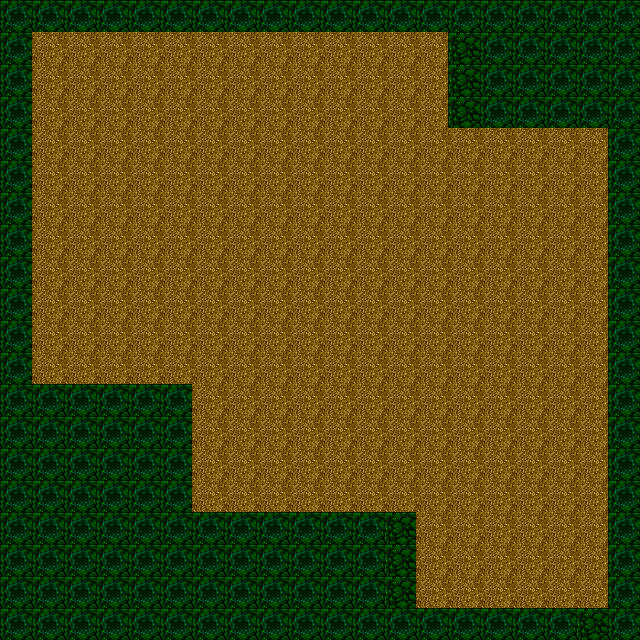

A 2D game scene composited from a Tiled map and its tileset images. What follows is a short description and the map's XML, with each tile layer's data collapsed to a summary:
An orthogonal 20x20 tile map with 32x32 px tiles, 1 tile layer (canvas) and 106 objects.

<map version="1.0" orientation="orthogonal" width="20" height="20" tilewidth="32" tileheight="32">
 <properties>
  <property name="goalX" value="16" />
  <property name="goalY" value="17" />
  <property name="spawnX" value="2" />
  <property name="spawnY" value="2" />
 </properties>
 <tileset firstgid="1" name="dungeon" tilewidth="32" tileheight="32">
  <image source="DungeonCrawl_ProjectUtumnoTileset.png" width="2048" height="1536" />
 </tileset>
 <layer name="canvas" width="20" height="20">
  <data>[400 cells, 400 non-empty, 3 distinct tile ids]</data>
 </layer>
 <objectgroup name="action" width="20" height="20">
  <object gid="752" x="544" y="544" />
  <object gid="750" x="480" y="544" />
  <object gid="732" x="512" y="544" />
  <object gid="11" x="384" y="96">
   <properties>
    <property name="blocked" value="false" />
    <property name="id" value="15" />
    <property name="onEnter" value="r6:disappear" />
    <property name="onExit" value="r6:toggle" />
   </properties>
  </object>
  <object gid="2987" x="224" y="480">
   <properties>
    <property name="blocked" value="false" />
    <property name="id" value="17" />
    <property name="moveable" value="false" />
    <property name="onActivate" value="l16:disappear,l18:appear" />
   </properties>
  </object>
 </objectgroup>
 <objectgroup name="object" width="20" height="20">
  <object gid="855" x="448" y="160" />
  <object gid="855" x="480" y="160" />
  <object gid="855" x="512" y="160" />
  <object gid="855" x="544" y="160" />
  <object gid="855" x="576" y="160" />
  <object gid="1193" x="448" y="160" />
  <object gid="1193" x="480" y="160" />
  <object gid="1193" x="512" y="160" />
  <object gid="1193" x="544" y="160" />
  <object gid="1193" x="576" y="160" />
  <object gid="1193" x="576" y="192" />
  <object gid="1193" x="576" y="224" />
  <object gid="1193" x="576" y="288" />
  <object gid="1193" x="576" y="256" />
  <object gid="1193" x="576" y="320" />
  <object gid="1193" x="576" y="384" />
  <object gid="1193" x="576" y="352" />
  <object gid="1193" x="576" y="416" />
  <object gid="1193" x="576" y="448" />
  <object gid="1193" x="576" y="480" />
  <object gid="1193" x="576" y="512" />
  <object gid="1193" x="576" y="544" />
  <object gid="1193" x="576" y="576" />
  <object gid="1193" x="576" y="608" />
  <object gid="1193" x="544" y="608" />
  <object gid="1193" x="416" y="608" />
  <object gid="1193" x="416" y="576" />
  <object gid="1193" x="416" y="544" />
  <object gid="1193" x="416" y="512" />
  <object gid="1193" x="384" y="512" />
  <object gid="1193" x="352" y="512" />
  <object gid="1193" x="320" y="512" />
  <object gid="1193" x="288" y="512" />
  <object gid="1193" x="256" y="512" />
  <object gid="1193" x="224" y="512" />
  <object gid="1193" x="192" y="512" />
  <object gid="1193" x="192" y="480" />
  <object gid="1193" x="192" y="448" />
  <object gid="1193" x="192" y="448" />
  <object gid="1193" x="192" y="416" />
  <object gid="1193" x="192" y="384" />
  <object gid="1193" x="160" y="384" />
  <object gid="1193" x="128" y="384" />
  <object gid="1193" x="96" y="384" />
  <object gid="1193" x="64" y="384" />
  <object gid="1193" x="32" y="384" />
  <object gid="1193" x="32" y="352" />
  <object gid="1193" x="32" y="320" />
  <object gid="1193" x="32" y="320" />
  <object gid="1193" x="32" y="288" />
  <object gid="1193" x="32" y="256" />
  <object gid="1193" x="32" y="224" />
  <object gid="1193" x="32" y="192" />
  <object gid="1193" x="32" y="160" />
  <object gid="1193" x="32" y="128" />
  <object gid="1193" x="32" y="96" />
  <object gid="1193" x="32" y="64" />
  <object gid="1193" x="64" y="64" />
  <object gid="1193" x="96" y="64" />
  <object gid="1193" x="128" y="64" />
  <object gid="1193" x="192" y="64" />
  <object gid="1193" x="192" y="64" />
  <object gid="1193" x="160" y="64" />
  <object gid="1193" x="224" y="64" />
  <object gid="1193" x="288" y="64" />
  <object gid="1193" x="320" y="64" />
  <object gid="1193" x="352" y="64" />
  <object gid="1193" x="384" y="64" />
  <object gid="1193" x="416" y="64" />
  <object gid="1193" x="416" y="96" />
  <object gid="1193" x="416" y="160" />
  <object gid="1193" x="416" y="128" />
  <object gid="1193" x="416" y="480" />
  <object gid="1193" x="416" y="416" />
  <object gid="1193" x="416" y="352" />
  <object gid="1193" x="416" y="320" />
  <object gid="1193" x="416" y="288" />
  <object gid="1193" x="416" y="256" />
  <object gid="1193" x="416" y="256" />
  <object gid="1193" x="416" y="224" />
  <object gid="1193" x="416" y="192" />
  <object gid="1193" x="192" y="352" />
  <object gid="1193" x="192" y="320" />
  <object gid="1193" x="192" y="256" />
  <object gid="1193" x="192" y="192" />
  <object gid="1193" x="192" y="224" />
  <object gid="1193" x="192" y="160" />
  <object gid="1193" x="192" y="128" />
  <object gid="1193" x="192" y="96" />
  <object gid="1193" x="64" y="256" />
  <object gid="1193" x="128" y="256" />
  <object gid="1193" x="160" y="256" />
  <object gid="1193" x="512" y="608" />
  <object gid="1193" x="480" y="608" />
  <object gid="1193" x="448" y="608" />
  <object gid="1033" x="96" y="256">
   <properties>
    <property name="id" value="12" />
   </properties>
  </object>
  <object gid="1130" x="256" y="64">
   <properties>
    <property name="id" value="14" />
    <property name="moveable" value="true" />
   </properties>
  </object>
  <object gid="2768" x="192" y="288">
   <properties>
    <property name="id" value="13" />
   </properties>
  </object>
  <object gid="2768" x="384" y="384">
   <properties>
    <property name="id" value="16" />
   </properties>
  </object>
  <object gid="1130" x="416" y="448">
   <properties>
    <property name="id" value="19" />
    <property name="moveable" value="true" />
   </properties>
  </object>
  <object gid="1199" x="416" y="384">
   <properties>
    <property name="id" value="18" />
    <property name="visible" value="false" />
   </properties>
  </object>
 </objectgroup>
</map>
